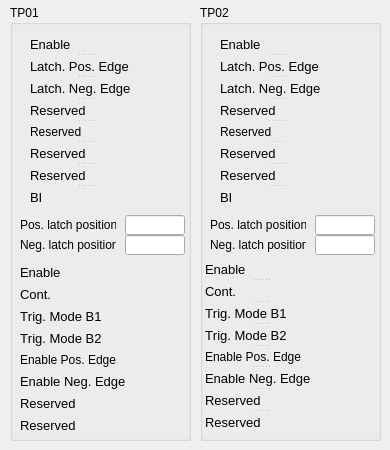
   <widget class="QWidget" name="tab_3">
    <attribute name="title">
     <string>TP</string>
    </attribute>
    <widget class="QGroupBox" name="groupBox_6">
     <property name="geometry">
      <rect>
       <x>10</x>
       <y>5</y>
       <width>181</width>
       <height>436</height>
      </rect>
     </property>
     <property name="title">
      <string>TP01</string>
     </property>
     <widget class="caByte" name="cabyte_5">
      <property name="geometry">
       <rect>
        <x>140</x>
        <y>30</y>
        <width>20</width>
        <height>171</height>
       </rect>
      </property>
      <property name="font">
       <font>
        <pointsize>9</pointsize>
       </font>
      </property>
      <property name="toolTip">
       <string>&lt;html&gt;&lt;head/&gt;&lt;body&gt;&lt;p&gt;&lt;span style=&quot; font-family:'sans-serif';&quot;&gt;Bit 0: Ready to switch on &lt;/span&gt;&lt;/p&gt;&lt;p&gt;&lt;span style=&quot; font-family:'sans-serif';&quot;&gt;Bit 1: Switched on &lt;/span&gt;&lt;/p&gt;&lt;p&gt;&lt;span style=&quot; font-family:'sans-serif';&quot;&gt;Bit 2: Operation enabled &lt;/span&gt;&lt;/p&gt;&lt;p&gt;&lt;span style=&quot; font-family:'sans-serif';&quot;&gt;Bit 3: Fault &lt;/span&gt;&lt;/p&gt;&lt;p&gt;&lt;span style=&quot; font-family:'sans-serif';&quot;&gt;Bit 4: reserved &lt;/span&gt;&lt;/p&gt;&lt;p&gt;&lt;span style=&quot; font-family:'sans-serif';&quot;&gt;Bit 5: Quick stop (inverse) &lt;/span&gt;&lt;/p&gt;&lt;p&gt;&lt;span style=&quot; font-family:'sans-serif';&quot;&gt;Bit 6: Switch on disabled &lt;/span&gt;&lt;/p&gt;&lt;p&gt;&lt;span style=&quot; font-family:'sans-serif';&quot;&gt;Bit 7: Warning &lt;/span&gt;&lt;/p&gt;&lt;p&gt;&lt;span style=&quot; font-family:'sans-serif';&quot;&gt;Bit 8 + 9: reserved &lt;/span&gt;&lt;/p&gt;&lt;p&gt;&lt;span style=&quot; font-family:'sans-serif';&quot;&gt;Bit 10: TxPDOToggle (selection/deselection via 0x8010:01) &lt;/span&gt;&lt;/p&gt;&lt;p&gt;&lt;span style=&quot; font-family:'sans-serif';&quot;&gt;Bit 11: Internal limit active &lt;/span&gt;&lt;/p&gt;&lt;p&gt;&lt;span style=&quot; font-family:'sans-serif';&quot;&gt;Bit 12: (Target value ignored) &lt;/span&gt;&lt;/p&gt;&lt;p&gt;&lt;span style=&quot; font-family:'sans-serif';&quot;&gt;Bit 13 - 15: reserved&lt;/span&gt;&lt;/p&gt;&lt;/body&gt;&lt;/html&gt;</string>
      </property>
      <property name="channel" stdset="0">
       <string notr="true">$(IOC):m$(MasterID)s$(SlaveID)-Tp01-Stat</string>
      </property>
      <property name="endBit">
       <number>7</number>
      </property>
     </widget>
     <widget class="QSplitter" name="splitter_3">
      <property name="geometry">
       <rect>
        <x>20</x>
        <y>30</y>
        <width>111</width>
        <height>171</height>
       </rect>
      </property>
      <property name="font">
       <font>
        <pointsize>7</pointsize>
       </font>
      </property>
      <property name="orientation">
       <enum>Qt::Vertical</enum>
      </property>
      <widget class="caLabel" name="calabel_45">
       <property name="sizePolicy">
        <sizepolicy hsizetype="Fixed" vsizetype="Fixed">
         <horstretch>0</horstretch>
         <verstretch>0</verstretch>
        </sizepolicy>
       </property>
       <property name="font">
        <font>
         <pointsize>10</pointsize>
         <kerning>false</kerning>
        </font>
       </property>
       <property name="text">
        <string>Enable</string>
       </property>
      </widget>
      <widget class="caLabel" name="calabel_54">
       <property name="sizePolicy">
        <sizepolicy hsizetype="Fixed" vsizetype="Fixed">
         <horstretch>0</horstretch>
         <verstretch>0</verstretch>
        </sizepolicy>
       </property>
       <property name="font">
        <font>
         <pointsize>10</pointsize>
         <kerning>false</kerning>
        </font>
       </property>
       <property name="text">
        <string>Latch. Pos. Edge</string>
       </property>
      </widget>
      <widget class="caLabel" name="calabel_55">
       <property name="sizePolicy">
        <sizepolicy hsizetype="Fixed" vsizetype="Fixed">
         <horstretch>0</horstretch>
         <verstretch>0</verstretch>
        </sizepolicy>
       </property>
       <property name="font">
        <font>
         <pointsize>10</pointsize>
         <kerning>false</kerning>
        </font>
       </property>
       <property name="text">
        <string>Latch. Neg. Edge</string>
       </property>
      </widget>
      <widget class="caLabel" name="calabel_56">
       <property name="sizePolicy">
        <sizepolicy hsizetype="Fixed" vsizetype="Fixed">
         <horstretch>0</horstretch>
         <verstretch>0</verstretch>
        </sizepolicy>
       </property>
       <property name="font">
        <font>
         <pointsize>10</pointsize>
         <kerning>false</kerning>
        </font>
       </property>
       <property name="text">
        <string>Reserved</string>
       </property>
      </widget>
      <widget class="caLabel" name="calabel_57">
       <property name="sizePolicy">
        <sizepolicy hsizetype="Fixed" vsizetype="Fixed">
         <horstretch>0</horstretch>
         <verstretch>0</verstretch>
        </sizepolicy>
       </property>
       <property name="font">
        <font>
         <pointsize>9</pointsize>
         <kerning>false</kerning>
        </font>
       </property>
       <property name="text">
        <string>Reserved</string>
       </property>
      </widget>
      <widget class="caLabel" name="calabel_58">
       <property name="sizePolicy">
        <sizepolicy hsizetype="Fixed" vsizetype="Fixed">
         <horstretch>0</horstretch>
         <verstretch>0</verstretch>
        </sizepolicy>
       </property>
       <property name="font">
        <font>
         <pointsize>10</pointsize>
         <kerning>false</kerning>
        </font>
       </property>
       <property name="text">
        <string>Reserved</string>
       </property>
      </widget>
      <widget class="caLabel" name="calabel_59">
       <property name="sizePolicy">
        <sizepolicy hsizetype="Fixed" vsizetype="Fixed">
         <horstretch>0</horstretch>
         <verstretch>0</verstretch>
        </sizepolicy>
       </property>
       <property name="font">
        <font>
         <pointsize>10</pointsize>
         <kerning>false</kerning>
        </font>
       </property>
       <property name="text">
        <string>Reserved</string>
       </property>
      </widget>
      <widget class="caLabel" name="calabel_60">
       <property name="sizePolicy">
        <sizepolicy hsizetype="Fixed" vsizetype="Fixed">
         <horstretch>0</horstretch>
         <verstretch>0</verstretch>
        </sizepolicy>
       </property>
       <property name="font">
        <font>
         <pointsize>10</pointsize>
         <kerning>false</kerning>
        </font>
       </property>
       <property name="text">
        <string>BI</string>
       </property>
      </widget>
     </widget>
     <widget class="caLabel" name="calabel_12">
      <property name="geometry">
       <rect>
        <x>10</x>
        <y>210</y>
        <width>96</width>
        <height>20</height>
       </rect>
      </property>
      <property name="sizePolicy">
       <sizepolicy hsizetype="Fixed" vsizetype="Fixed">
        <horstretch>0</horstretch>
        <verstretch>0</verstretch>
       </sizepolicy>
      </property>
      <property name="font">
       <font>
        <pointsize>9</pointsize>
       </font>
      </property>
      <property name="text">
       <string>Pos. latch position</string>
      </property>
     </widget>
     <widget class="caLineEdit" name="calineedit_4">
      <property name="geometry">
       <rect>
        <x>115</x>
        <y>210</y>
        <width>60</width>
        <height>20</height>
       </rect>
      </property>
      <property name="channel" stdset="0">
       <string notr="true">$(IOC):m$(MasterID)s$(SlaveID)-Tp$(ID)-PosLtchPosAct01</string>
      </property>
      <property name="background">
       <color alpha="0">
        <red>160</red>
        <green>160</green>
        <blue>164</blue>
       </color>
      </property>
      <property name="colorMode">
       <enum>caLineEdit::Static</enum>
      </property>
      <property name="precisionMode">
       <enum>caLineEdit::User</enum>
      </property>
     </widget>
     <widget class="caLabel" name="calabel_61">
      <property name="geometry">
       <rect>
        <x>10</x>
        <y>230</y>
        <width>96</width>
        <height>20</height>
       </rect>
      </property>
      <property name="sizePolicy">
       <sizepolicy hsizetype="Fixed" vsizetype="Fixed">
        <horstretch>0</horstretch>
        <verstretch>0</verstretch>
       </sizepolicy>
      </property>
      <property name="font">
       <font>
        <pointsize>9</pointsize>
       </font>
      </property>
      <property name="text">
       <string>Neg. latch position</string>
      </property>
     </widget>
     <widget class="caLineEdit" name="calineedit_6">
      <property name="geometry">
       <rect>
        <x>115</x>
        <y>230</y>
        <width>60</width>
        <height>20</height>
       </rect>
      </property>
      <property name="text">
       <string/>
      </property>
      <property name="channel" stdset="0">
       <string notr="true">$(IOC):m$(MasterID)s$(SlaveID)-Tp$(ID)-NegLtchPosAct01</string>
      </property>
      <property name="background">
       <color alpha="0">
        <red>160</red>
        <green>160</green>
        <blue>164</blue>
       </color>
      </property>
      <property name="colorMode">
       <enum>caLineEdit::Static</enum>
      </property>
      <property name="precisionMode">
       <enum>caLineEdit::User</enum>
      </property>
     </widget>
     <widget class="caByte" name="cabyte_8">
      <property name="geometry">
       <rect>
        <x>155</x>
        <y>260</y>
        <width>20</width>
        <height>171</height>
       </rect>
      </property>
      <property name="font">
       <font>
        <pointsize>9</pointsize>
       </font>
      </property>
      <property name="toolTip">
       <string>&lt;html&gt;&lt;head/&gt;&lt;body&gt;&lt;p&gt;&lt;span style=&quot; font-family:'sans-serif';&quot;&gt;Bit 0: Ready to switch on &lt;/span&gt;&lt;/p&gt;&lt;p&gt;&lt;span style=&quot; font-family:'sans-serif';&quot;&gt;Bit 1: Switched on &lt;/span&gt;&lt;/p&gt;&lt;p&gt;&lt;span style=&quot; font-family:'sans-serif';&quot;&gt;Bit 2: Operation enabled &lt;/span&gt;&lt;/p&gt;&lt;p&gt;&lt;span style=&quot; font-family:'sans-serif';&quot;&gt;Bit 3: Fault &lt;/span&gt;&lt;/p&gt;&lt;p&gt;&lt;span style=&quot; font-family:'sans-serif';&quot;&gt;Bit 4: reserved &lt;/span&gt;&lt;/p&gt;&lt;p&gt;&lt;span style=&quot; font-family:'sans-serif';&quot;&gt;Bit 5: Quick stop (inverse) &lt;/span&gt;&lt;/p&gt;&lt;p&gt;&lt;span style=&quot; font-family:'sans-serif';&quot;&gt;Bit 6: Switch on disabled &lt;/span&gt;&lt;/p&gt;&lt;p&gt;&lt;span style=&quot; font-family:'sans-serif';&quot;&gt;Bit 7: Warning &lt;/span&gt;&lt;/p&gt;&lt;p&gt;&lt;span style=&quot; font-family:'sans-serif';&quot;&gt;Bit 8 + 9: reserved &lt;/span&gt;&lt;/p&gt;&lt;p&gt;&lt;span style=&quot; font-family:'sans-serif';&quot;&gt;Bit 10: TxPDOToggle (selection/deselection via 0x8010:01) &lt;/span&gt;&lt;/p&gt;&lt;p&gt;&lt;span style=&quot; font-family:'sans-serif';&quot;&gt;Bit 11: Internal limit active &lt;/span&gt;&lt;/p&gt;&lt;p&gt;&lt;span style=&quot; font-family:'sans-serif';&quot;&gt;Bit 12: (Target value ignored) &lt;/span&gt;&lt;/p&gt;&lt;p&gt;&lt;span style=&quot; font-family:'sans-serif';&quot;&gt;Bit 13 - 15: reserved&lt;/span&gt;&lt;/p&gt;&lt;/body&gt;&lt;/html&gt;</string>
      </property>
      <property name="channel" stdset="0">
       <string notr="true">$(IOC):m$(MasterID)s$(SlaveID)-Tp01-Cmd-RB</string>
      </property>
      <property name="endBit">
       <number>7</number>
      </property>
     </widget>
     <widget class="caByteController" name="cabytecontroller_2">
      <property name="geometry">
       <rect>
        <x>130</x>
        <y>260</y>
        <width>20</width>
        <height>171</height>
       </rect>
      </property>
      <property name="channel" stdset="0">
       <string notr="true">$(IOC):m$(MasterID)s$(SlaveID)-Tp01-Cmd</string>
      </property>
      <property name="endBit">
       <number>7</number>
      </property>
     </widget>
     <widget class="caLabel" name="calabel_108">
      <property name="geometry">
       <rect>
        <x>10</x>
        <y>324</y>
        <width>111</width>
        <height>18</height>
       </rect>
      </property>
      <property name="sizePolicy">
       <sizepolicy hsizetype="Fixed" vsizetype="Fixed">
        <horstretch>0</horstretch>
        <verstretch>0</verstretch>
       </sizepolicy>
      </property>
      <property name="font">
       <font>
        <pointsize>10</pointsize>
        <kerning>false</kerning>
       </font>
      </property>
      <property name="text">
       <string>Trig. Mode B2</string>
      </property>
     </widget>
     <widget class="caLabel" name="calabel_109">
      <property name="geometry">
       <rect>
        <x>10</x>
        <y>258</y>
        <width>111</width>
        <height>18</height>
       </rect>
      </property>
      <property name="sizePolicy">
       <sizepolicy hsizetype="Fixed" vsizetype="Fixed">
        <horstretch>0</horstretch>
        <verstretch>0</verstretch>
       </sizepolicy>
      </property>
      <property name="font">
       <font>
        <pointsize>10</pointsize>
        <kerning>false</kerning>
       </font>
      </property>
      <property name="text">
       <string>Enable</string>
      </property>
     </widget>
     <widget class="caLabel" name="calabel_110">
      <property name="geometry">
       <rect>
        <x>10</x>
        <y>346</y>
        <width>111</width>
        <height>17</height>
       </rect>
      </property>
      <property name="sizePolicy">
       <sizepolicy hsizetype="Fixed" vsizetype="Fixed">
        <horstretch>0</horstretch>
        <verstretch>0</verstretch>
       </sizepolicy>
      </property>
      <property name="font">
       <font>
        <pointsize>9</pointsize>
        <kerning>false</kerning>
       </font>
      </property>
      <property name="text">
       <string>Enable Pos. Edge</string>
      </property>
     </widget>
     <widget class="caLabel" name="calabel_111">
      <property name="geometry">
       <rect>
        <x>10</x>
        <y>389</y>
        <width>111</width>
        <height>18</height>
       </rect>
      </property>
      <property name="sizePolicy">
       <sizepolicy hsizetype="Fixed" vsizetype="Fixed">
        <horstretch>0</horstretch>
        <verstretch>0</verstretch>
       </sizepolicy>
      </property>
      <property name="font">
       <font>
        <pointsize>10</pointsize>
        <kerning>false</kerning>
       </font>
      </property>
      <property name="text">
       <string>Reserved</string>
      </property>
     </widget>
     <widget class="caLabel" name="calabel_112">
      <property name="geometry">
       <rect>
        <x>10</x>
        <y>302</y>
        <width>111</width>
        <height>18</height>
       </rect>
      </property>
      <property name="sizePolicy">
       <sizepolicy hsizetype="Fixed" vsizetype="Fixed">
        <horstretch>0</horstretch>
        <verstretch>0</verstretch>
       </sizepolicy>
      </property>
      <property name="font">
       <font>
        <pointsize>10</pointsize>
        <kerning>false</kerning>
       </font>
      </property>
      <property name="text">
       <string>Trig. Mode B1</string>
      </property>
     </widget>
     <widget class="caLabel" name="calabel_113">
      <property name="geometry">
       <rect>
        <x>10</x>
        <y>367</y>
        <width>111</width>
        <height>18</height>
       </rect>
      </property>
      <property name="sizePolicy">
       <sizepolicy hsizetype="Fixed" vsizetype="Fixed">
        <horstretch>0</horstretch>
        <verstretch>0</verstretch>
       </sizepolicy>
      </property>
      <property name="font">
       <font>
        <pointsize>10</pointsize>
        <kerning>false</kerning>
       </font>
      </property>
      <property name="text">
       <string>Enable Neg. Edge</string>
      </property>
     </widget>
     <widget class="caLabel" name="calabel_114">
      <property name="geometry">
       <rect>
        <x>10</x>
        <y>411</y>
        <width>111</width>
        <height>18</height>
       </rect>
      </property>
      <property name="sizePolicy">
       <sizepolicy hsizetype="Fixed" vsizetype="Fixed">
        <horstretch>0</horstretch>
        <verstretch>0</verstretch>
       </sizepolicy>
      </property>
      <property name="font">
       <font>
        <pointsize>10</pointsize>
        <kerning>false</kerning>
       </font>
      </property>
      <property name="text">
       <string>Reserved</string>
      </property>
     </widget>
     <widget class="caLabel" name="calabel_115">
      <property name="geometry">
       <rect>
        <x>10</x>
        <y>280</y>
        <width>111</width>
        <height>18</height>
       </rect>
      </property>
      <property name="sizePolicy">
       <sizepolicy hsizetype="Fixed" vsizetype="Fixed">
        <horstretch>0</horstretch>
        <verstretch>0</verstretch>
       </sizepolicy>
      </property>
      <property name="font">
       <font>
        <pointsize>10</pointsize>
        <kerning>false</kerning>
       </font>
      </property>
      <property name="text">
       <string>Cont.</string>
      </property>
     </widget>
    </widget>
    <widget class="QGroupBox" name="groupBox_7">
     <property name="geometry">
      <rect>
       <x>200</x>
       <y>5</y>
       <width>181</width>
       <height>436</height>
      </rect>
     </property>
     <property name="title">
      <string>TP02</string>
     </property>
     <widget class="caByte" name="cabyte_7">
      <property name="geometry">
       <rect>
        <x>140</x>
        <y>30</y>
        <width>20</width>
        <height>171</height>
       </rect>
      </property>
      <property name="font">
       <font>
        <pointsize>9</pointsize>
       </font>
      </property>
      <property name="toolTip">
       <string>&lt;html&gt;&lt;head/&gt;&lt;body&gt;&lt;p&gt;&lt;span style=&quot; font-family:'sans-serif';&quot;&gt;Bit 0: Ready to switch on &lt;/span&gt;&lt;/p&gt;&lt;p&gt;&lt;span style=&quot; font-family:'sans-serif';&quot;&gt;Bit 1: Switched on &lt;/span&gt;&lt;/p&gt;&lt;p&gt;&lt;span style=&quot; font-family:'sans-serif';&quot;&gt;Bit 2: Operation enabled &lt;/span&gt;&lt;/p&gt;&lt;p&gt;&lt;span style=&quot; font-family:'sans-serif';&quot;&gt;Bit 3: Fault &lt;/span&gt;&lt;/p&gt;&lt;p&gt;&lt;span style=&quot; font-family:'sans-serif';&quot;&gt;Bit 4: reserved &lt;/span&gt;&lt;/p&gt;&lt;p&gt;&lt;span style=&quot; font-family:'sans-serif';&quot;&gt;Bit 5: Quick stop (inverse) &lt;/span&gt;&lt;/p&gt;&lt;p&gt;&lt;span style=&quot; font-family:'sans-serif';&quot;&gt;Bit 6: Switch on disabled &lt;/span&gt;&lt;/p&gt;&lt;p&gt;&lt;span style=&quot; font-family:'sans-serif';&quot;&gt;Bit 7: Warning &lt;/span&gt;&lt;/p&gt;&lt;p&gt;&lt;span style=&quot; font-family:'sans-serif';&quot;&gt;Bit 8 + 9: reserved &lt;/span&gt;&lt;/p&gt;&lt;p&gt;&lt;span style=&quot; font-family:'sans-serif';&quot;&gt;Bit 10: TxPDOToggle (selection/deselection via 0x8010:01) &lt;/span&gt;&lt;/p&gt;&lt;p&gt;&lt;span style=&quot; font-family:'sans-serif';&quot;&gt;Bit 11: Internal limit active &lt;/span&gt;&lt;/p&gt;&lt;p&gt;&lt;span style=&quot; font-family:'sans-serif';&quot;&gt;Bit 12: (Target value ignored) &lt;/span&gt;&lt;/p&gt;&lt;p&gt;&lt;span style=&quot; font-family:'sans-serif';&quot;&gt;Bit 13 - 15: reserved&lt;/span&gt;&lt;/p&gt;&lt;/body&gt;&lt;/html&gt;</string>
      </property>
      <property name="channel" stdset="0">
       <string notr="true">$(IOC):m$(MasterID)s$(SlaveID)-Tp02-Stat</string>
      </property>
      <property name="startBit">
       <number>8</number>
      </property>
      <property name="endBit">
       <number>15</number>
      </property>
     </widget>
     <widget class="QSplitter" name="splitter_5">
      <property name="geometry">
       <rect>
        <x>20</x>
        <y>30</y>
        <width>111</width>
        <height>171</height>
       </rect>
      </property>
      <property name="font">
       <font>
        <pointsize>7</pointsize>
       </font>
      </property>
      <property name="orientation">
       <enum>Qt::Vertical</enum>
      </property>
      <widget class="caLabel" name="calabel_82">
       <property name="sizePolicy">
        <sizepolicy hsizetype="Fixed" vsizetype="Fixed">
         <horstretch>0</horstretch>
         <verstretch>0</verstretch>
        </sizepolicy>
       </property>
       <property name="font">
        <font>
         <pointsize>10</pointsize>
         <kerning>false</kerning>
        </font>
       </property>
       <property name="text">
        <string>Enable</string>
       </property>
      </widget>
      <widget class="caLabel" name="calabel_83">
       <property name="sizePolicy">
        <sizepolicy hsizetype="Fixed" vsizetype="Fixed">
         <horstretch>0</horstretch>
         <verstretch>0</verstretch>
        </sizepolicy>
       </property>
       <property name="font">
        <font>
         <pointsize>10</pointsize>
         <kerning>false</kerning>
        </font>
       </property>
       <property name="text">
        <string>Latch. Pos. Edge</string>
       </property>
      </widget>
      <widget class="caLabel" name="calabel_84">
       <property name="sizePolicy">
        <sizepolicy hsizetype="Fixed" vsizetype="Fixed">
         <horstretch>0</horstretch>
         <verstretch>0</verstretch>
        </sizepolicy>
       </property>
       <property name="font">
        <font>
         <pointsize>10</pointsize>
         <kerning>false</kerning>
        </font>
       </property>
       <property name="text">
        <string>Latch. Neg. Edge</string>
       </property>
      </widget>
      <widget class="caLabel" name="calabel_85">
       <property name="sizePolicy">
        <sizepolicy hsizetype="Fixed" vsizetype="Fixed">
         <horstretch>0</horstretch>
         <verstretch>0</verstretch>
        </sizepolicy>
       </property>
       <property name="font">
        <font>
         <pointsize>10</pointsize>
         <kerning>false</kerning>
        </font>
       </property>
       <property name="text">
        <string>Reserved</string>
       </property>
      </widget>
      <widget class="caLabel" name="calabel_86">
       <property name="sizePolicy">
        <sizepolicy hsizetype="Fixed" vsizetype="Fixed">
         <horstretch>0</horstretch>
         <verstretch>0</verstretch>
        </sizepolicy>
       </property>
       <property name="font">
        <font>
         <pointsize>9</pointsize>
         <kerning>false</kerning>
        </font>
       </property>
       <property name="text">
        <string>Reserved</string>
       </property>
      </widget>
      <widget class="caLabel" name="calabel_87">
       <property name="sizePolicy">
        <sizepolicy hsizetype="Fixed" vsizetype="Fixed">
         <horstretch>0</horstretch>
         <verstretch>0</verstretch>
        </sizepolicy>
       </property>
       <property name="font">
        <font>
         <pointsize>10</pointsize>
         <kerning>false</kerning>
        </font>
       </property>
       <property name="text">
        <string>Reserved</string>
       </property>
      </widget>
      <widget class="caLabel" name="calabel_88">
       <property name="sizePolicy">
        <sizepolicy hsizetype="Fixed" vsizetype="Fixed">
         <horstretch>0</horstretch>
         <verstretch>0</verstretch>
        </sizepolicy>
       </property>
       <property name="font">
        <font>
         <pointsize>10</pointsize>
         <kerning>false</kerning>
        </font>
       </property>
       <property name="text">
        <string>Reserved</string>
       </property>
      </widget>
      <widget class="caLabel" name="calabel_89">
       <property name="sizePolicy">
        <sizepolicy hsizetype="Fixed" vsizetype="Fixed">
         <horstretch>0</horstretch>
         <verstretch>0</verstretch>
        </sizepolicy>
       </property>
       <property name="font">
        <font>
         <pointsize>10</pointsize>
         <kerning>false</kerning>
        </font>
       </property>
       <property name="text">
        <string>BI</string>
       </property>
      </widget>
     </widget>
     <widget class="caLabel" name="calabel_90">
      <property name="geometry">
       <rect>
        <x>10</x>
        <y>210</y>
        <width>96</width>
        <height>20</height>
       </rect>
      </property>
      <property name="sizePolicy">
       <sizepolicy hsizetype="Fixed" vsizetype="Fixed">
        <horstretch>0</horstretch>
        <verstretch>0</verstretch>
       </sizepolicy>
      </property>
      <property name="font">
       <font>
        <pointsize>9</pointsize>
       </font>
      </property>
      <property name="text">
       <string>Pos. latch position</string>
      </property>
     </widget>
     <widget class="caLineEdit" name="calineedit_11">
      <property name="geometry">
       <rect>
        <x>115</x>
        <y>210</y>
        <width>60</width>
        <height>20</height>
       </rect>
      </property>
      <property name="channel" stdset="0">
       <string notr="true">$(IOC):m$(MasterID)s$(SlaveID)-Tp02-PosLtchPosAct01</string>
      </property>
      <property name="background">
       <color alpha="0">
        <red>160</red>
        <green>160</green>
        <blue>164</blue>
       </color>
      </property>
      <property name="colorMode">
       <enum>caLineEdit::Static</enum>
      </property>
      <property name="precisionMode">
       <enum>caLineEdit::User</enum>
      </property>
     </widget>
     <widget class="caLabel" name="calabel_91">
      <property name="geometry">
       <rect>
        <x>10</x>
        <y>230</y>
        <width>96</width>
        <height>20</height>
       </rect>
      </property>
      <property name="sizePolicy">
       <sizepolicy hsizetype="Fixed" vsizetype="Fixed">
        <horstretch>0</horstretch>
        <verstretch>0</verstretch>
       </sizepolicy>
      </property>
      <property name="font">
       <font>
        <pointsize>9</pointsize>
       </font>
      </property>
      <property name="text">
       <string>Neg. latch position</string>
      </property>
     </widget>
     <widget class="caLineEdit" name="calineedit_12">
      <property name="geometry">
       <rect>
        <x>115</x>
        <y>230</y>
        <width>60</width>
        <height>20</height>
       </rect>
      </property>
      <property name="text">
       <string/>
      </property>
      <property name="channel" stdset="0">
       <string notr="true">$(IOC):m$(MasterID)s$(SlaveID)-Tp02-NegLtchPosAct01</string>
      </property>
      <property name="background">
       <color alpha="0">
        <red>160</red>
        <green>160</green>
        <blue>164</blue>
       </color>
      </property>
      <property name="colorMode">
       <enum>caLineEdit::Static</enum>
      </property>
      <property name="precisionMode">
       <enum>caLineEdit::User</enum>
      </property>
     </widget>
     <widget class="QSplitter" name="splitter_7">
      <property name="geometry">
       <rect>
        <x>5</x>
        <y>255</y>
        <width>111</width>
        <height>171</height>
       </rect>
      </property>
      <property name="font">
       <font>
        <pointsize>7</pointsize>
       </font>
      </property>
      <property name="orientation">
       <enum>Qt::Vertical</enum>
      </property>
      <widget class="caLabel" name="calabel_100">
       <property name="sizePolicy">
        <sizepolicy hsizetype="Fixed" vsizetype="Fixed">
         <horstretch>0</horstretch>
         <verstretch>0</verstretch>
        </sizepolicy>
       </property>
       <property name="font">
        <font>
         <pointsize>10</pointsize>
         <kerning>false</kerning>
        </font>
       </property>
       <property name="text">
        <string>Enable</string>
       </property>
      </widget>
      <widget class="caLabel" name="calabel_101">
       <property name="sizePolicy">
        <sizepolicy hsizetype="Fixed" vsizetype="Fixed">
         <horstretch>0</horstretch>
         <verstretch>0</verstretch>
        </sizepolicy>
       </property>
       <property name="font">
        <font>
         <pointsize>10</pointsize>
         <kerning>false</kerning>
        </font>
       </property>
       <property name="text">
        <string>Cont.</string>
       </property>
      </widget>
      <widget class="caLabel" name="calabel_102">
       <property name="sizePolicy">
        <sizepolicy hsizetype="Fixed" vsizetype="Fixed">
         <horstretch>0</horstretch>
         <verstretch>0</verstretch>
        </sizepolicy>
       </property>
       <property name="font">
        <font>
         <pointsize>10</pointsize>
         <kerning>false</kerning>
        </font>
       </property>
       <property name="text">
        <string>Trig. Mode B1</string>
       </property>
      </widget>
      <widget class="caLabel" name="calabel_103">
       <property name="sizePolicy">
        <sizepolicy hsizetype="Fixed" vsizetype="Fixed">
         <horstretch>0</horstretch>
         <verstretch>0</verstretch>
        </sizepolicy>
       </property>
       <property name="font">
        <font>
         <pointsize>10</pointsize>
         <kerning>false</kerning>
        </font>
       </property>
       <property name="text">
        <string>Trig. Mode B2</string>
       </property>
      </widget>
      <widget class="caLabel" name="calabel_104">
       <property name="sizePolicy">
        <sizepolicy hsizetype="Fixed" vsizetype="Fixed">
         <horstretch>0</horstretch>
         <verstretch>0</verstretch>
        </sizepolicy>
       </property>
       <property name="font">
        <font>
         <pointsize>9</pointsize>
         <kerning>false</kerning>
        </font>
       </property>
       <property name="text">
        <string>Enable Pos. Edge</string>
       </property>
      </widget>
      <widget class="caLabel" name="calabel_105">
       <property name="sizePolicy">
        <sizepolicy hsizetype="Fixed" vsizetype="Fixed">
         <horstretch>0</horstretch>
         <verstretch>0</verstretch>
        </sizepolicy>
       </property>
       <property name="font">
        <font>
         <pointsize>10</pointsize>
         <kerning>false</kerning>
        </font>
       </property>
       <property name="text">
        <string>Enable Neg. Edge</string>
       </property>
      </widget>
      <widget class="caLabel" name="calabel_106">
       <property name="sizePolicy">
        <sizepolicy hsizetype="Fixed" vsizetype="Fixed">
         <horstretch>0</horstretch>
         <verstretch>0</verstretch>
        </sizepolicy>
       </property>
       <property name="font">
        <font>
         <pointsize>10</pointsize>
         <kerning>false</kerning>
        </font>
       </property>
       <property name="text">
        <string>Reserved</string>
       </property>
      </widget>
      <widget class="caLabel" name="calabel_107">
       <property name="sizePolicy">
        <sizepolicy hsizetype="Fixed" vsizetype="Fixed">
         <horstretch>0</horstretch>
         <verstretch>0</verstretch>
        </sizepolicy>
       </property>
       <property name="font">
        <font>
         <pointsize>10</pointsize>
         <kerning>false</kerning>
        </font>
       </property>
       <property name="text">
        <string>Reserved</string>
       </property>
      </widget>
     </widget>
     <widget class="caByte" name="cabyte_9">
      <property name="geometry">
       <rect>
        <x>150</x>
        <y>255</y>
        <width>20</width>
        <height>171</height>
       </rect>
      </property>
      <property name="font">
       <font>
        <pointsize>9</pointsize>
       </font>
      </property>
      <property name="toolTip">
       <string>&lt;html&gt;&lt;head/&gt;&lt;body&gt;&lt;p&gt;&lt;span style=&quot; font-family:'sans-serif';&quot;&gt;Bit 0: Ready to switch on &lt;/span&gt;&lt;/p&gt;&lt;p&gt;&lt;span style=&quot; font-family:'sans-serif';&quot;&gt;Bit 1: Switched on &lt;/span&gt;&lt;/p&gt;&lt;p&gt;&lt;span style=&quot; font-family:'sans-serif';&quot;&gt;Bit 2: Operation enabled &lt;/span&gt;&lt;/p&gt;&lt;p&gt;&lt;span style=&quot; font-family:'sans-serif';&quot;&gt;Bit 3: Fault &lt;/span&gt;&lt;/p&gt;&lt;p&gt;&lt;span style=&quot; font-family:'sans-serif';&quot;&gt;Bit 4: reserved &lt;/span&gt;&lt;/p&gt;&lt;p&gt;&lt;span style=&quot; font-family:'sans-serif';&quot;&gt;Bit 5: Quick stop (inverse) &lt;/span&gt;&lt;/p&gt;&lt;p&gt;&lt;span style=&quot; font-family:'sans-serif';&quot;&gt;Bit 6: Switch on disabled &lt;/span&gt;&lt;/p&gt;&lt;p&gt;&lt;span style=&quot; font-family:'sans-serif';&quot;&gt;Bit 7: Warning &lt;/span&gt;&lt;/p&gt;&lt;p&gt;&lt;span style=&quot; font-family:'sans-serif';&quot;&gt;Bit 8 + 9: reserved &lt;/span&gt;&lt;/p&gt;&lt;p&gt;&lt;span style=&quot; font-family:'sans-serif';&quot;&gt;Bit 10: TxPDOToggle (selection/deselection via 0x8010:01) &lt;/span&gt;&lt;/p&gt;&lt;p&gt;&lt;span style=&quot; font-family:'sans-serif';&quot;&gt;Bit 11: Internal limit active &lt;/span&gt;&lt;/p&gt;&lt;p&gt;&lt;span style=&quot; font-family:'sans-serif';&quot;&gt;Bit 12: (Target value ignored) &lt;/span&gt;&lt;/p&gt;&lt;p&gt;&lt;span style=&quot; font-family:'sans-serif';&quot;&gt;Bit 13 - 15: reserved&lt;/span&gt;&lt;/p&gt;&lt;/body&gt;&lt;/html&gt;</string>
      </property>
      <property name="channel" stdset="0">
       <string notr="true">$(IOC):m$(MasterID)s$(SlaveID)-Tp02-Cmd-RB</string>
      </property>
      <property name="startBit">
       <number>8</number>
      </property>
      <property name="endBit">
       <number>15</number>
      </property>
     </widget>
     <widget class="caByteController" name="cabytecontroller_3">
      <property name="geometry">
       <rect>
        <x>125</x>
        <y>255</y>
        <width>20</width>
        <height>171</height>
       </rect>
      </property>
      <property name="channel" stdset="0">
       <string notr="true">$(IOC):m$(MasterID)s$(SlaveID)-Tp02-Cmd</string>
      </property>
      <property name="startBit">
       <number>8</number>
      </property>
      <property name="endBit">
       <number>15</number>
      </property>
     </widget>
    </widget>
   </widget>
